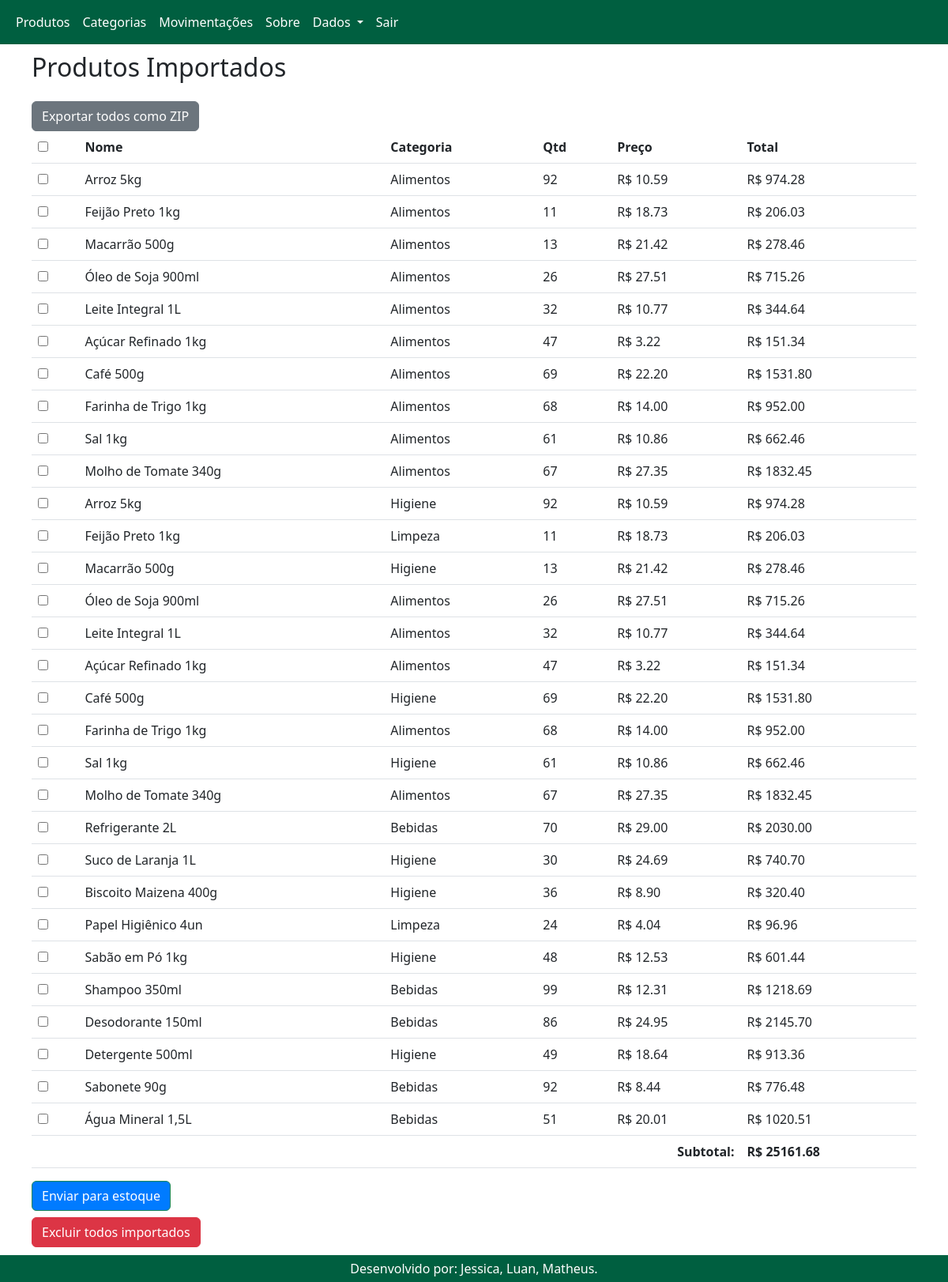
/produtos_importados, run on an earlier commit of the app's database.
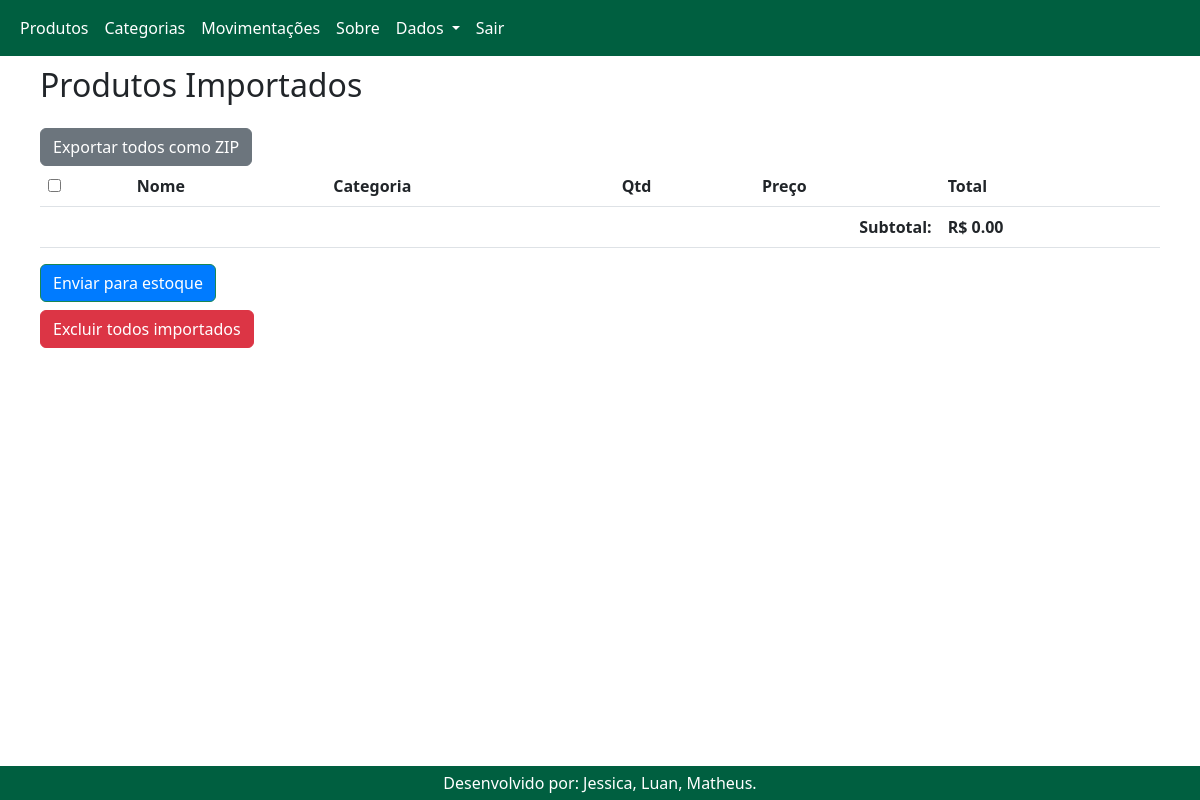
And on a later commit of the database.
### app.py (models this page shows)
class ProdutoImportado(db.Model):
    id = db.Column(db.Integer, primary_key=True)
    nome = db.Column(db.String(100))
    categoria = db.Column(db.String(100))
    quantidade = db.Column(db.Integer)
    preco = db.Column(db.Integer, default=0)

### app.py (the view)
@app.route('/produtos_importados')
def produtos_importados():
    produtos = ProdutoImportado.query.all()
    return render_template('produtos_importados.html', produtos=produtos)

### templates/produtos_importados.html (shortened to what this page needs)
{% extends 'base.html' %}
{% block content %}
<h2>Produtos Importados</h2>
<form method="POST" action="/importar_para_estoque">
    <a href="/exportar_importados" class="btn btn-secondary mt-3" ,>Exportar todos como ZIP</a>
    <table class="table">
        <thead>
            <tr>
                <th><input type="checkbox" id="selecionar_todos"></th>
                <th>Nome</th>
                <th>Categoria</th>
                <th>Qtd</th>
                <th>Preço</th>
                <th>Total</th>
            </tr>
        </thead>
        <tbody>
            {% for p in produtos %}
            <tr>
                <td><input type="checkbox" name="produto_ids" value="{{ p.id }}"></td>
                <td>{{ p.nome }}</td>
                <td>{{ p.categoria }}</td>
                <td>{{ p.quantidade }}</td>
                <td>R$ {{ '%.2f' | format(p.preco / 100) }}</td>
                <td>R$ {{ '%.2f' | format(p.quantidade * p.preco / 100) }}</td>
            </tr>
            {% endfor %}
        </tbody>
        <tfoot>
            {% set ns = namespace(total=0) %}
            {% for p in produtos %}
            {% set ns.total = ns.total + (p.quantidade * p.preco) %}
            {% endfor %}
            <tr>
                <th colspan="5" class="text-end">Subtotal:</th>
                <th>R$ {{ '%.2f' | format(ns.total / 100) }}</th>
            </tr>
        </tfoot>
    </table>
    <button type="submit" class="btn btn-success">Enviar para estoque</button>
</form>
<form method="POST" action="/excluir_importados" class="mt-2">
    <button type="submit" class="btn btn-danger">Excluir todos importados</button>
</form>
{% endblock %}

What changed in the data, as far as the page shows it:
removed ProdutoImportado: nome "Arroz 5kg", categoria "Alimentos", quantidade "92", p.preco/100 "10.59", p.quantidade*p.preco/100 "974.28"
removed ProdutoImportado: nome "Feijão Preto 1kg", categoria "Alimentos", quantidade "11", p.preco/100 "18.73", p.quantidade*p.preco/100 "206.03"
removed ProdutoImportado: nome "Macarrão 500g", categoria "Alimentos", quantidade "13", p.preco/100 "21.42", p.quantidade*p.preco/100 "278.46"
removed ProdutoImportado: nome "Óleo de Soja 900ml", categoria "Alimentos", quantidade "26", p.preco/100 "27.51", p.quantidade*p.preco/100 "715.26"
removed ProdutoImportado: nome "Leite Integral 1L", categoria "Alimentos", quantidade "32", p.preco/100 "10.77", p.quantidade*p.preco/100 "344.64"
removed ProdutoImportado: nome "Açúcar Refinado 1kg", categoria "Alimentos", quantidade "47", p.preco/100 "3.22", p.quantidade*p.preco/100 "151.34"
removed ProdutoImportado: nome "Café 500g", categoria "Alimentos", quantidade "69", p.preco/100 "22.20", p.quantidade*p.preco/100 "1531.80"
removed ProdutoImportado: nome "Farinha de Trigo 1kg", categoria "Alimentos", quantidade "68", p.preco/100 "14.00", p.quantidade*p.preco/100 "952.00"
removed ProdutoImportado: nome "Sal 1kg", categoria "Alimentos", quantidade "61", p.preco/100 "10.86", p.quantidade*p.preco/100 "662.46"
removed ProdutoImportado: nome "Molho de Tomate 340g", categoria "Alimentos", quantidade "67", p.preco/100 "27.35", p.quantidade*p.preco/100 "1832.45"
removed ProdutoImportado: nome "Arroz 5kg", categoria "Higiene", quantidade "92", p.preco/100 "10.59", p.quantidade*p.preco/100 "974.28"
removed ProdutoImportado: nome "Feijão Preto 1kg", categoria "Limpeza", quantidade "11", p.preco/100 "18.73", p.quantidade*p.preco/100 "206.03"
removed ProdutoImportado: nome "Macarrão 500g", categoria "Higiene", quantidade "13", p.preco/100 "21.42", p.quantidade*p.preco/100 "278.46"
removed ProdutoImportado: nome "Óleo de Soja 900ml", categoria "Alimentos", quantidade "26", p.preco/100 "27.51", p.quantidade*p.preco/100 "715.26"
removed ProdutoImportado: nome "Leite Integral 1L", categoria "Alimentos", quantidade "32", p.preco/100 "10.77", p.quantidade*p.preco/100 "344.64"
removed ProdutoImportado: nome "Açúcar Refinado 1kg", categoria "Alimentos", quantidade "47", p.preco/100 "3.22", p.quantidade*p.preco/100 "151.34"
removed ProdutoImportado: nome "Café 500g", categoria "Higiene", quantidade "69", p.preco/100 "22.20", p.quantidade*p.preco/100 "1531.80"
removed ProdutoImportado: nome "Farinha de Trigo 1kg", categoria "Alimentos", quantidade "68", p.preco/100 "14.00", p.quantidade*p.preco/100 "952.00"
removed ProdutoImportado: nome "Sal 1kg", categoria "Higiene", quantidade "61", p.preco/100 "10.86", p.quantidade*p.preco/100 "662.46"
removed ProdutoImportado: nome "Molho de Tomate 340g", categoria "Alimentos", quantidade "67", p.preco/100 "27.35", p.quantidade*p.preco/100 "1832.45"
removed ProdutoImportado: nome "Refrigerante 2L", categoria "Bebidas", quantidade "70", p.preco/100 "29.00", p.quantidade*p.preco/100 "2030.00"
removed ProdutoImportado: nome "Suco de Laranja 1L", categoria "Higiene", quantidade "30", p.preco/100 "24.69", p.quantidade*p.preco/100 "740.70"
removed ProdutoImportado: nome "Biscoito Maizena 400g", categoria "Higiene", quantidade "36", p.preco/100 "8.90", p.quantidade*p.preco/100 "320.40"
removed ProdutoImportado: nome "Papel Higiênico 4un", categoria "Limpeza", quantidade "24", p.preco/100 "4.04", p.quantidade*p.preco/100 "96.96"
removed ProdutoImportado: nome "Sabão em Pó 1kg", categoria "Higiene", quantidade "48", p.preco/100 "12.53", p.quantidade*p.preco/100 "601.44"
removed ProdutoImportado: nome "Shampoo 350ml", categoria "Bebidas", quantidade "99", p.preco/100 "12.31", p.quantidade*p.preco/100 "1218.69"
removed ProdutoImportado: nome "Desodorante 150ml", categoria "Bebidas", quantidade "86", p.preco/100 "24.95", p.quantidade*p.preco/100 "2145.70"
removed ProdutoImportado: nome "Detergente 500ml", categoria "Higiene", quantidade "49", p.preco/100 "18.64", p.quantidade*p.preco/100 "913.36"
removed ProdutoImportado: nome "Sabonete 90g", categoria "Bebidas", quantidade "92", p.preco/100 "8.44", p.quantidade*p.preco/100 "776.48"
removed ProdutoImportado: nome "Água Mineral 1,5L", categoria "Bebidas", quantidade "51", p.preco/100 "20.01", p.quantidade*p.preco/100 "1020.51"
Also different on the page:
{{ '%.2f' | format(ns.total / 100) }}: "25161.68" → "0.00"
